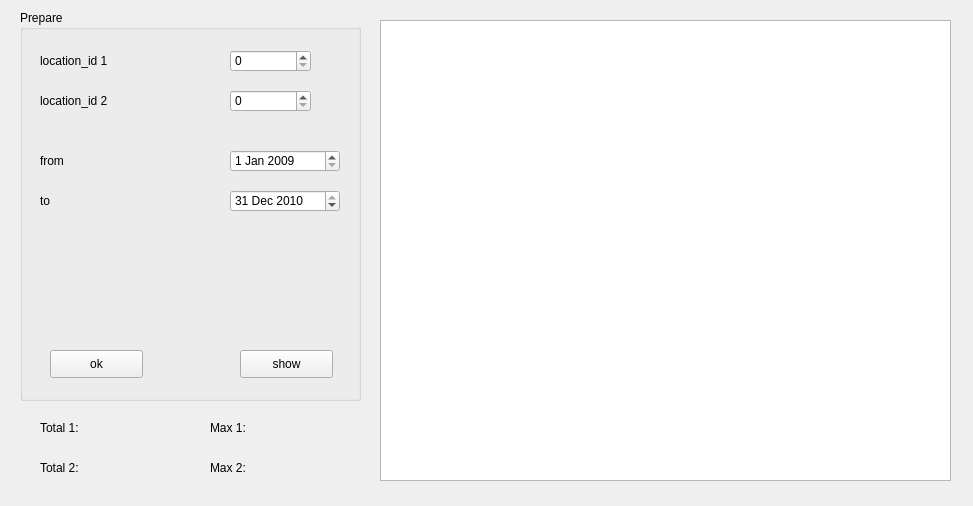
<?xml version="1.0" encoding="UTF-8"?>
<ui version="4.0">
 <class>ForTwoPOI</class>
 <widget class="QWidget" name="ForTwoPOI">
  <property name="geometry">
   <rect>
    <x>0</x>
    <y>0</y>
    <width>973</width>
    <height>506</height>
   </rect>
  </property>
  <property name="maximumSize">
   <size>
    <width>973</width>
    <height>506</height>
   </size>
  </property>
  <property name="windowTitle">
   <string>Compare two POI based on info</string>
  </property>
  <widget class="QGroupBox" name="groupBox">
   <property name="geometry">
    <rect>
     <x>20</x>
     <y>10</y>
     <width>341</width>
     <height>391</height>
    </rect>
   </property>
   <property name="title">
    <string>Prepare</string>
   </property>
   <widget class="QLabel" name="label">
    <property name="geometry">
     <rect>
      <x>20</x>
      <y>40</y>
      <width>121</width>
      <height>22</height>
     </rect>
    </property>
    <property name="text">
     <string>location_id 1</string>
    </property>
   </widget>
   <widget class="QLabel" name="label_2">
    <property name="geometry">
     <rect>
      <x>20</x>
      <y>80</y>
      <width>121</width>
      <height>22</height>
     </rect>
    </property>
    <property name="text">
     <string>location_id 2</string>
    </property>
   </widget>
   <widget class="QLabel" name="label_3">
    <property name="geometry">
     <rect>
      <x>20</x>
      <y>140</y>
      <width>72</width>
      <height>22</height>
     </rect>
    </property>
    <property name="text">
     <string>from</string>
    </property>
   </widget>
   <widget class="QLabel" name="label_4">
    <property name="geometry">
     <rect>
      <x>20</x>
      <y>180</y>
      <width>72</width>
      <height>22</height>
     </rect>
    </property>
    <property name="text">
     <string>to</string>
    </property>
   </widget>
   <widget class="QDateEdit" name="dayfrom">
    <property name="geometry">
     <rect>
      <x>210</x>
      <y>140</y>
      <width>110</width>
      <height>22</height>
     </rect>
    </property>
    <property name="dateTime">
     <datetime>
      <hour>0</hour>
      <minute>0</minute>
      <second>0</second>
      <year>2009</year>
      <month>1</month>
      <day>1</day>
     </datetime>
    </property>
    <property name="maximumDateTime">
     <datetime>
      <hour>23</hour>
      <minute>59</minute>
      <second>59</second>
      <year>2010</year>
      <month>12</month>
      <day>31</day>
     </datetime>
    </property>
    <property name="minimumDateTime">
     <datetime>
      <hour>0</hour>
      <minute>0</minute>
      <second>0</second>
      <year>2009</year>
      <month>1</month>
      <day>1</day>
     </datetime>
    </property>
   </widget>
   <widget class="QDateEdit" name="dayto">
    <property name="geometry">
     <rect>
      <x>210</x>
      <y>180</y>
      <width>110</width>
      <height>22</height>
     </rect>
    </property>
    <property name="dateTime">
     <datetime>
      <hour>23</hour>
      <minute>59</minute>
      <second>59</second>
      <year>2010</year>
      <month>12</month>
      <day>31</day>
     </datetime>
    </property>
    <property name="maximumDateTime">
     <datetime>
      <hour>23</hour>
      <minute>59</minute>
      <second>59</second>
      <year>2010</year>
      <month>12</month>
      <day>31</day>
     </datetime>
    </property>
    <property name="minimumDateTime">
     <datetime>
      <hour>0</hour>
      <minute>0</minute>
      <second>0</second>
      <year>2009</year>
      <month>1</month>
      <day>1</day>
     </datetime>
    </property>
   </widget>
   <widget class="QSpinBox" name="poi1">
    <property name="geometry">
     <rect>
      <x>210</x>
      <y>40</y>
      <width>81</width>
      <height>22</height>
     </rect>
    </property>
    <property name="maximum">
     <number>60000</number>
    </property>
   </widget>
   <widget class="QSpinBox" name="poi2">
    <property name="geometry">
     <rect>
      <x>210</x>
      <y>80</y>
      <width>81</width>
      <height>22</height>
     </rect>
    </property>
    <property name="maximum">
     <number>60000</number>
    </property>
   </widget>
   <widget class="QPushButton" name="ok">
    <property name="geometry">
     <rect>
      <x>30</x>
      <y>340</y>
      <width>93</width>
      <height>28</height>
     </rect>
    </property>
    <property name="text">
     <string>ok</string>
    </property>
   </widget>
   <widget class="QPushButton" name="show">
    <property name="geometry">
     <rect>
      <x>220</x>
      <y>340</y>
      <width>93</width>
      <height>28</height>
     </rect>
    </property>
    <property name="text">
     <string>show</string>
    </property>
   </widget>
  </widget>
  <widget class="QtCharts::QChartView" name="linechartView">
   <property name="geometry">
    <rect>
     <x>380</x>
     <y>20</y>
     <width>571</width>
     <height>461</height>
    </rect>
   </property>
  </widget>
  <widget class="QLabel" name="total1">
   <property name="geometry">
    <rect>
     <x>40</x>
     <y>420</y>
     <width>131</width>
     <height>16</height>
    </rect>
   </property>
   <property name="text">
    <string>Total 1:</string>
   </property>
  </widget>
  <widget class="QLabel" name="max1">
   <property name="geometry">
    <rect>
     <x>210</x>
     <y>420</y>
     <width>151</width>
     <height>16</height>
    </rect>
   </property>
   <property name="text">
    <string>Max 1:</string>
   </property>
  </widget>
  <widget class="QLabel" name="total2">
   <property name="geometry">
    <rect>
     <x>40</x>
     <y>460</y>
     <width>141</width>
     <height>16</height>
    </rect>
   </property>
   <property name="text">
    <string>Total 2:</string>
   </property>
  </widget>
  <widget class="QLabel" name="max2">
   <property name="geometry">
    <rect>
     <x>210</x>
     <y>460</y>
     <width>141</width>
     <height>16</height>
    </rect>
   </property>
   <property name="text">
    <string>Max 2:</string>
   </property>
  </widget>
 </widget>
 <customwidgets>
  <customwidget>
   <class>QtCharts::QChartView</class>
   <extends>QGraphicsView</extends>
   <header location="global">qchartview.h</header>
  </customwidget>
 </customwidgets>
 <resources/>
 <connections/>
</ui>
